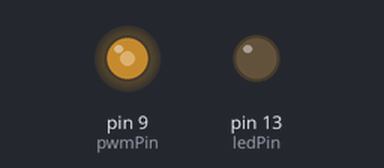
This sketch was run on a simulated Arduino Uno, built with avr-gcc and run on an emulated ATmega328P. Shown: output pins drawn as LEDs (lit = HIGH).

Above: at 2.5 s.
At 7.5 s:
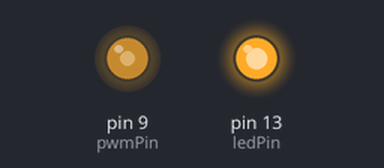
Timing chart, 0 to 13.0 s (numbered marks = the images above):
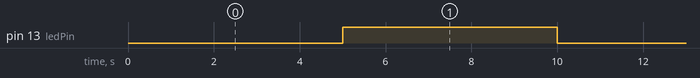

The sketch:

timer.ino
```cpp
#include "TimerOne.h"
#define period 5000000 // sets the pwm period in microseconds
#define duty 512 // sets the duty cyle of pwm to 50%
#define ledPin 13
#define pwmPin 9 // check this with external LED
void setup()
{
pinMode(ledPin, OUTPUT);
Timer1.initialize(period);
Timer1.pwm(pwmPin, duty);
Timer1.attachInterrupt(callback); // attaches callback() as a timer overflow interrupt
}
void callback()
{
digitalWrite(ledPin, digitalRead(ledPin) ^ 1); // toggles the led at timer overflow
}
void loop()
{
}
```

Measured:
- by itself, pin 13 (ledPin): alternates HIGH for 5.0 s and LOW for 5.0 s
